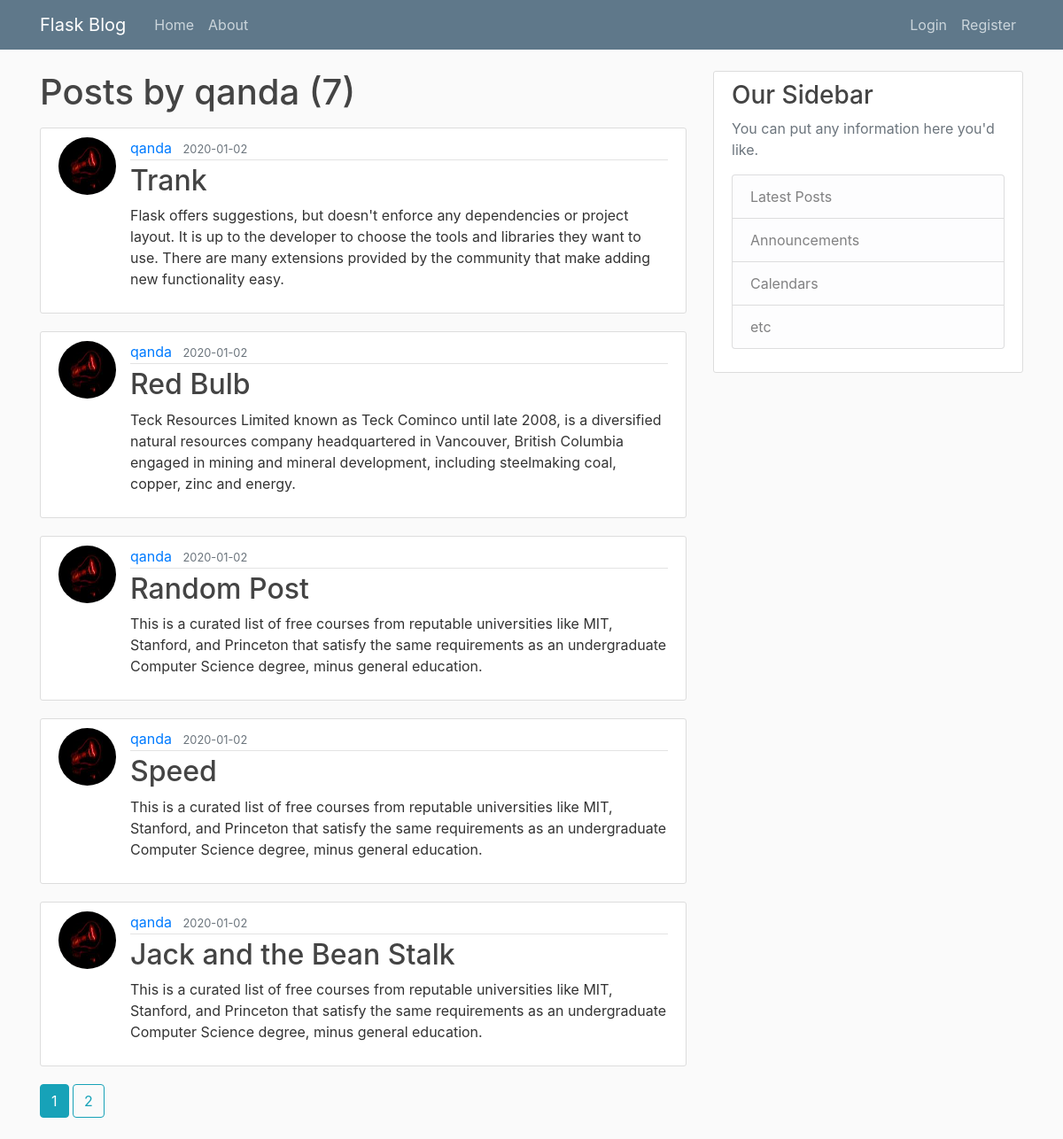
Page /user/qanda on the committed database.
### flaskblog/models.py (models this page shows, shortened)
class User(db.Model, UserMixin):
    id = db.Column(db.Integer, primary_key=True)
    username = db.Column(db.String(20), unique=True, nullable=False)
    email = db.Column(db.String(120), unique=True, nullable=False)
    image_file = db.Column(db.String(20), nullable=False,
                           default='default.jpg')
    password = db.Column(db.String(60), nullable=False)
    posts = db.relationship('Post', backref='author', lazy=True)

class Post(db.Model):
    id = db.Column(db.Integer, primary_key=True)
    title = db.Column(db.String(100), nullable=False)
    date_posted = db.Column(db.DateTime, nullable=False,
                            default=datetime.utcnow)
    content = db.Column(db.Text, nullable=False)
    user_id = db.Column(db.Integer, db.ForeignKey('user.id'), nullable=False)

### flaskblog/users/routes.py (the view)
@users.route('/user/<string:username>')
def user_posts(username):
    page = request.args.get('page', 1, type=int)
    user = User.query.filter_by(username=username).first_or_404()
    posts = Post.query.filter_by(author=user).order_by(
        Post.date_posted.desc()).paginate(page=page, per_page=5)
    return render_template('user_posts.html', posts=posts, user=user)

### flaskblog/templates/user_posts.html
{% extends "layout.html" %}
{% block content %}
<h1 class="mb-3">Posts by {{ user.username }} ({{ posts.total }})</h1>
{% for post in posts.items %}
<article class="media content-section">
    <img class="rounded-circle article-img"
        src="{{ url_for('static', filename='profile_pics/' + post.author.image_file) }}">
    <div class="media-body">
        <div class="article-metadata">
            <a class="mr-2"
                href="{{ url_for('users.user_posts', username=post.author.username) }}">{{ post.author.username }}</a>
            <small class="text-muted">{{ post.date_posted.strftime('%Y-%m-%d') }}</small>
        </div>
        <h2><a class="article-title" href="{{ url_for('posts.post', post_id=post.id) }}">{{ post.title }}</a></h2>
        <p class="article-content">{{ post.content }}</p>
    </div>
</article>
{% endfor %}
{% for page_num in posts.iter_pages(left_edge=1, right_edge=1, left_current=1, right_current=2) %}
{% if page_num %}
{% if posts.page == page_num %}
<a class="btn btn-info mb-4"
    href="{{ url_for('users.user_posts', username=user.username, page=page_num) }}">{{ page_num }}</a>
{% else %}
<a class="btn btn-outline-info mb-4"
    href="{{ url_for('users.user_posts', username=user.username, page=page_num) }}">{{ page_num }}</a>
{% endif %}
{% else %}
...
{% endif %}
{% endfor %}
{% endblock content %}

### flaskblog/static/main.css (style rules this page uses)
body { background: #fafafa; color: #333333; margin-top: 5rem; }
h1, h2, h3, h4, h5, h6 { color: #444444; }
.content-section { background: #ffffff; padding: 10px 20px; border: 1px solid #dddddd; border-radius: 3px; margin-bottom: 20px; }
.article-title { color: #444444; }
.article-content { white-space: pre-line; }
.article-img { height: 65px; width: 65px; margin-right: 16px; }
.article-metadata { padding-bottom: 1px; margin-bottom: 4px; border-bottom: 1px solid #e3e3e3 }

### rows in the picture
User: username "qanda"
Post: image_file (picture), author.username "qanda", date_posted "2020-01-02", title "Trank", content "Flask offers suggestions, but doesn't enforce any dependencies or project layout. It is up to the developer to choose the tools and libraries they want to use. There are many extensions provided by the community that make adding new functionality easy."
Post: image_file (picture), author.username "qanda", date_posted "2020-01-02", title "Red Bulb", content "Teck Resources Limited known as Teck Cominco until late 2008, is a diversified natural resources company headquartered in Vancouver, British Columbia engaged in mining and mineral development, including steelmaking coal, copper, zinc and energy."
Post: image_file (picture), author.username "qanda", date_posted "2020-01-02", title "Random Post", content "This is a curated list of free courses from reputable universities like MIT, Stanford, and Princeton that satisfy the same requirements as an undergraduate Computer Science degree, minus general education."
Post: image_file (picture), author.username "qanda", date_posted "2020-01-02", title "Speed", content "This is a curated list of free courses from reputable universities like MIT, Stanford, and Princeton that satisfy the same requirements as an undergraduate Computer Science degree, minus general education."
Post: image_file (picture), author.username "qanda", date_posted "2020-01-02", title "Jack and the Bean Stalk", content "This is a curated list of free courses from reputable universities like MIT, Stanford, and Princeton that satisfy the same requirements as an undergraduate Computer Science degree, minus general education."

### other values in the picture
{{ posts.total }} "7"
{{ page_num }} "1"
{{ page_num }} "2"
